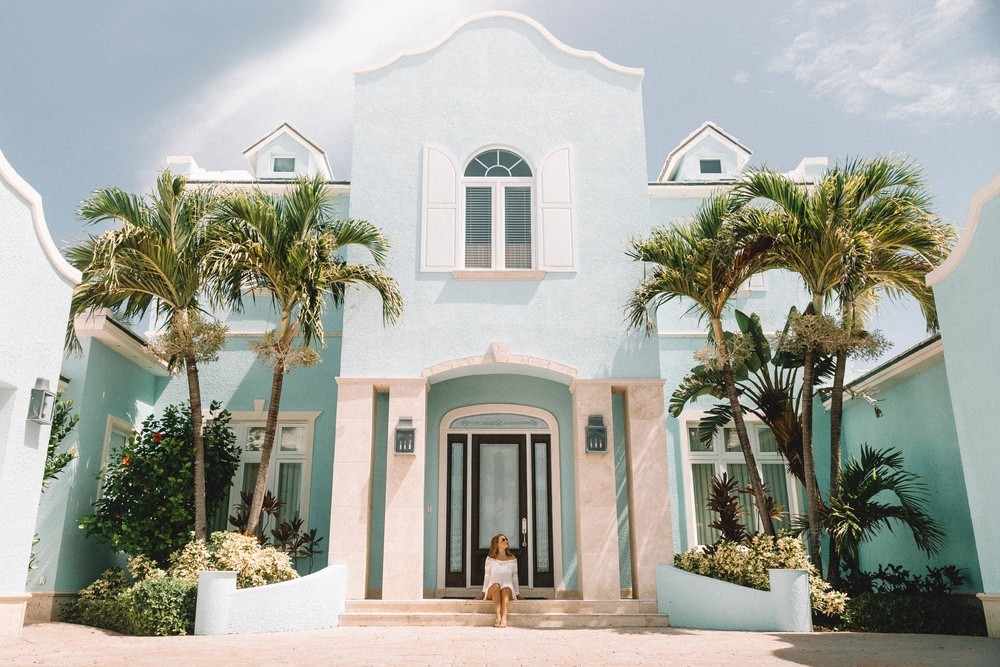
#> input picture Advance/img5.jpg, 1000 x 667 px, shrunk from 4892 x 3262 before the run
$ python color_space.py
#> lines starting #> are read from the running program, lines starting #| are printed output that depends on the picture
import cv2 as cv
import numpy as np
import matplotlib.pyplot as plt

# load the image
img = cv.imread('img5.jpg')
#> img is the input picture: shape (667, 1000, 3); mean B, G, R 159.6, 168.4, 166.7
cv.imshow("House", img)
# Let's visualize the image using the matplotlib
# plt.imshow(img)
# plt.show()
# Cover the image BGR to Gray color
gray = cv.cvtColor(img, cv.COLOR_BGR2GRAY)
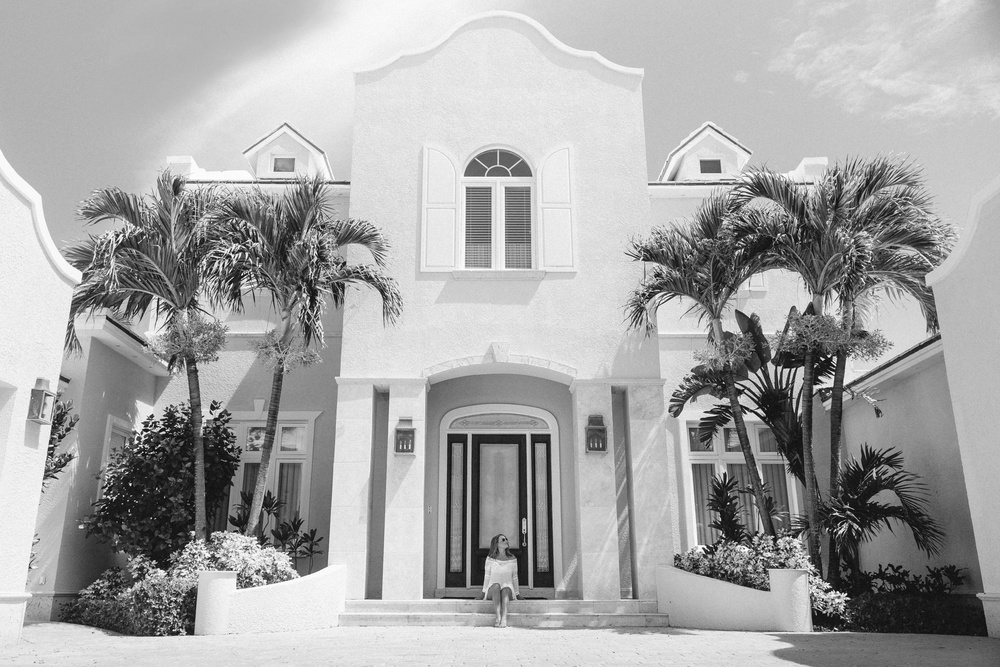
#> gray: shape (667, 1000); min 1, max 255, mean 166.9
cv.imshow('Gray', gray)
# Covert the BGR to HSV
hsv = cv.cvtColor(img, cv.COLOR_BGR2HSV)
#> hsv: shape (667, 1000, 3); mean H, S, V 59.1, 43.9, 175.5
cv.imshow('HSV', hsv)
# Covert the BGR to L*a*b
lab = cv.cvtColor(img, cv.COLOR_BGR2LAB)
#> lab: shape (667, 1000, 3); mean of channels 0, 1, 2 173, 125.9, 132.8
cv.imshow('LAB', lab)
# Covert the BGR to RGB
rgb = cv.cvtColor(img, cv.COLOR_BGR2RGB)
cv.imshow('RGB', rgb)
# we ca't covert the gray to HSV direatly then we firstly covert the HSV to BGR
# Covert the hsv to bgr
hsv_bgr = cv.cvtColor(img, cv.COLOR_HSV2BGR)
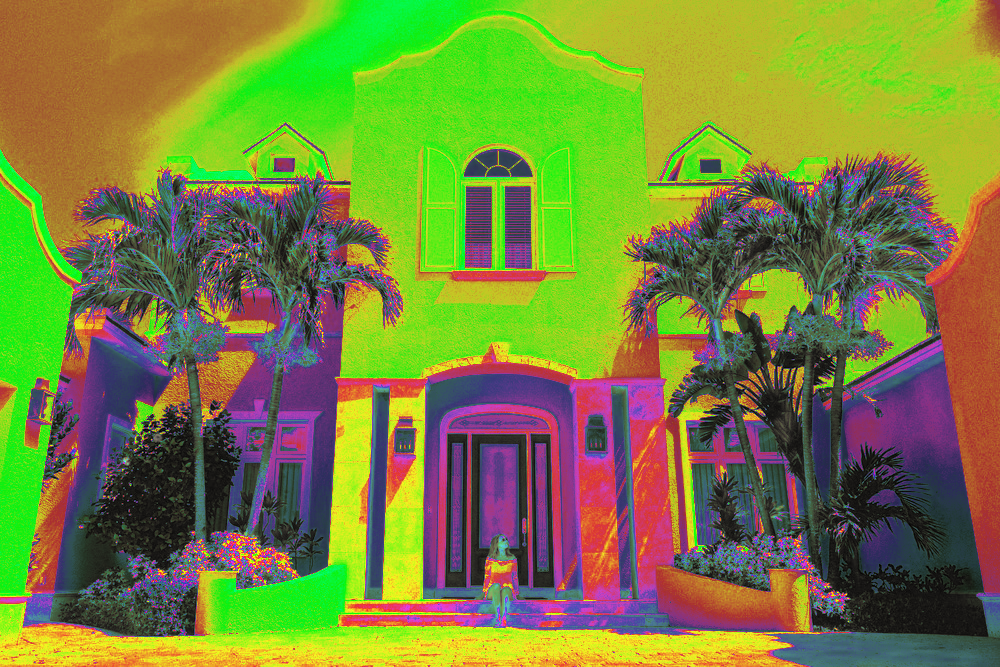
#> hsv_bgr: shape (667, 1000, 3); mean B, G, R 60.7, 132.7, 120.8
cv.imshow('HSV', hsv_bgr)

cv.waitKey(0)

$ run again, with Advance/img6.jpg copied over Advance/img5.jpg
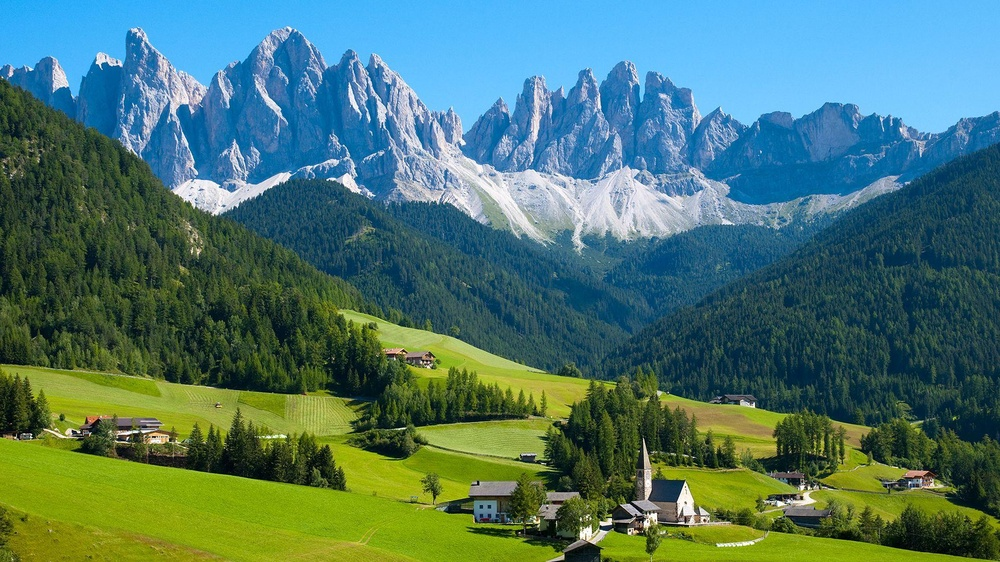
#> input picture Advance/img6.jpg, 1000 x 562 px, shrunk from 1920 x 1080 before the run
#> img is the input picture: shape (562, 1000, 3); mean B, G, R 108, 118.1, 76.6
#> `gray = cv.cvtColor(img, cv.COLOR_BGR2GRAY)`:
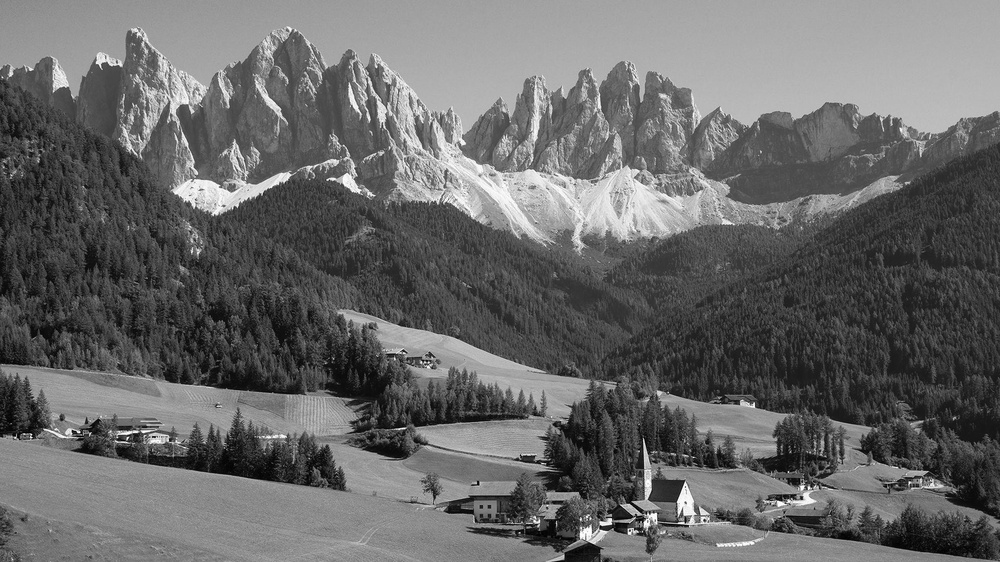
#> gray: shape (562, 1000); min 0, max 255, mean 104.6
#> hsv: shape (562, 1000, 3); mean H, S, V 76.7, 160.6, 139.4
#> lab: shape (562, 1000, 3); mean of channels 0, 1, 2 118.4, 117.3, 128.2
#> `hsv_bgr = cv.cvtColor(img, cv.COLOR_HSV2BGR)`:
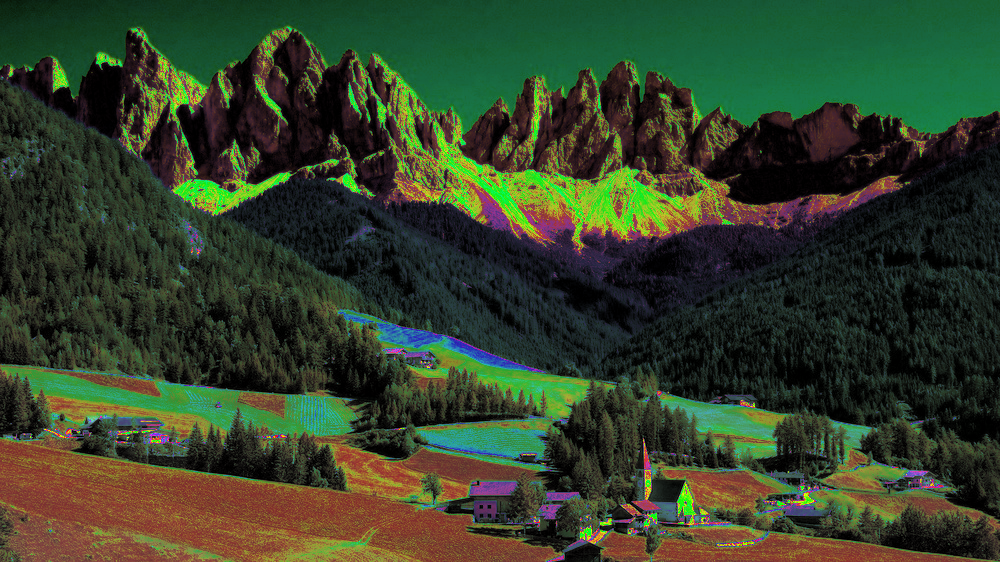
#> hsv_bgr: shape (562, 1000, 3); mean B, G, R 41.7, 64.2, 52

$ run again, with Advance/img7.jpg copied over Advance/img5.jpg
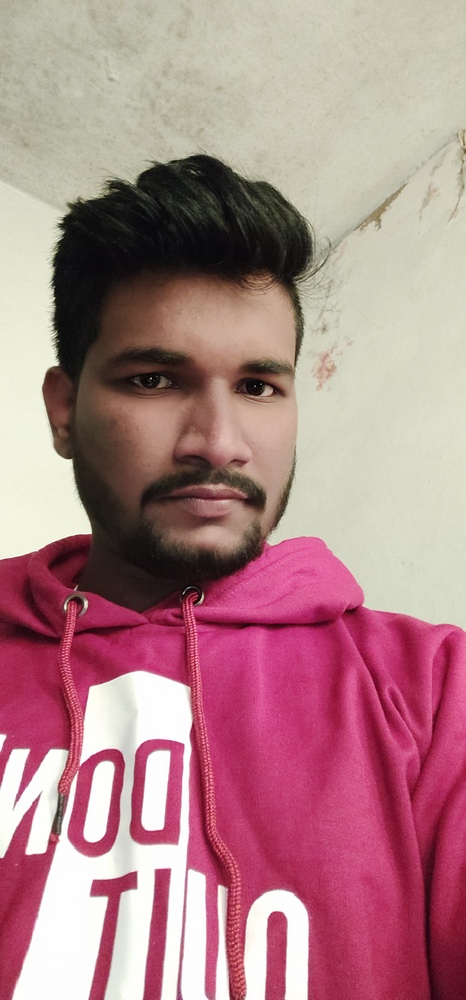
#> input picture Advance/img7.jpg, 466 x 1000 px, shrunk from 3040 x 6528 before the run
#> img is the input picture: shape (1000, 466, 3); mean B, G, R 136.2, 131.8, 175.6
#> `gray = cv.cvtColor(img, cv.COLOR_BGR2GRAY)`:
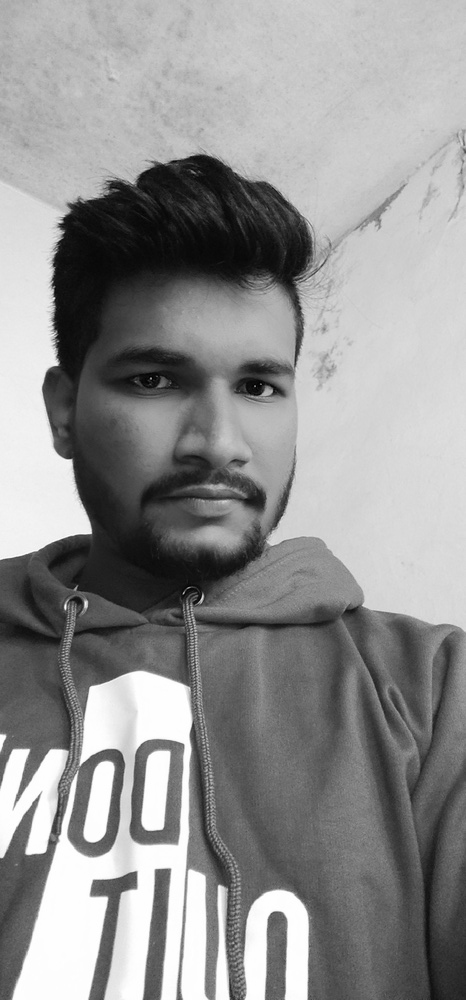
#> gray: shape (1000, 466); min 0, max 255, mean 145.4
#> hsv: shape (1000, 466, 3); mean H, S, V 76.4, 84.6, 175.9
#> lab: shape (1000, 466, 3); mean of channels 0, 1, 2 152.3, 145.1, 134.7
#> `hsv_bgr = cv.cvtColor(img, cv.COLOR_HSV2BGR)`:
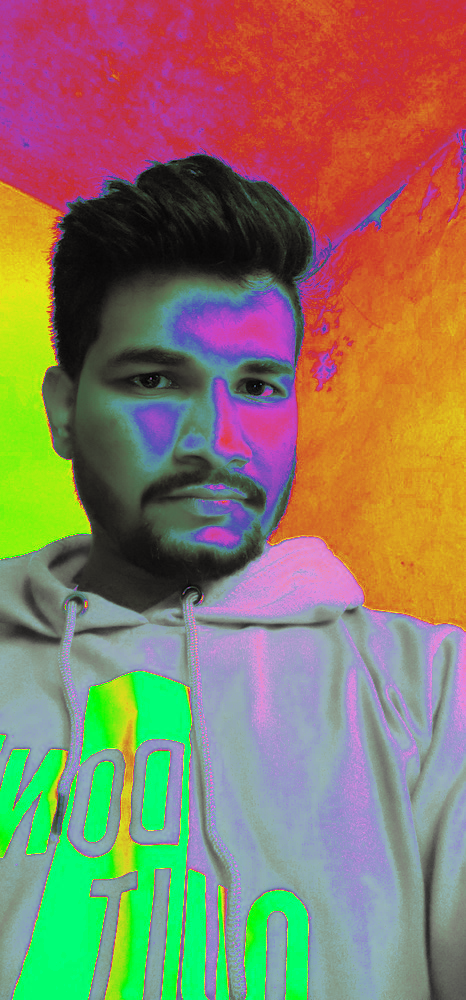
#> hsv_bgr: shape (1000, 466, 3); mean B, G, R 100.3, 122.1, 138.9
